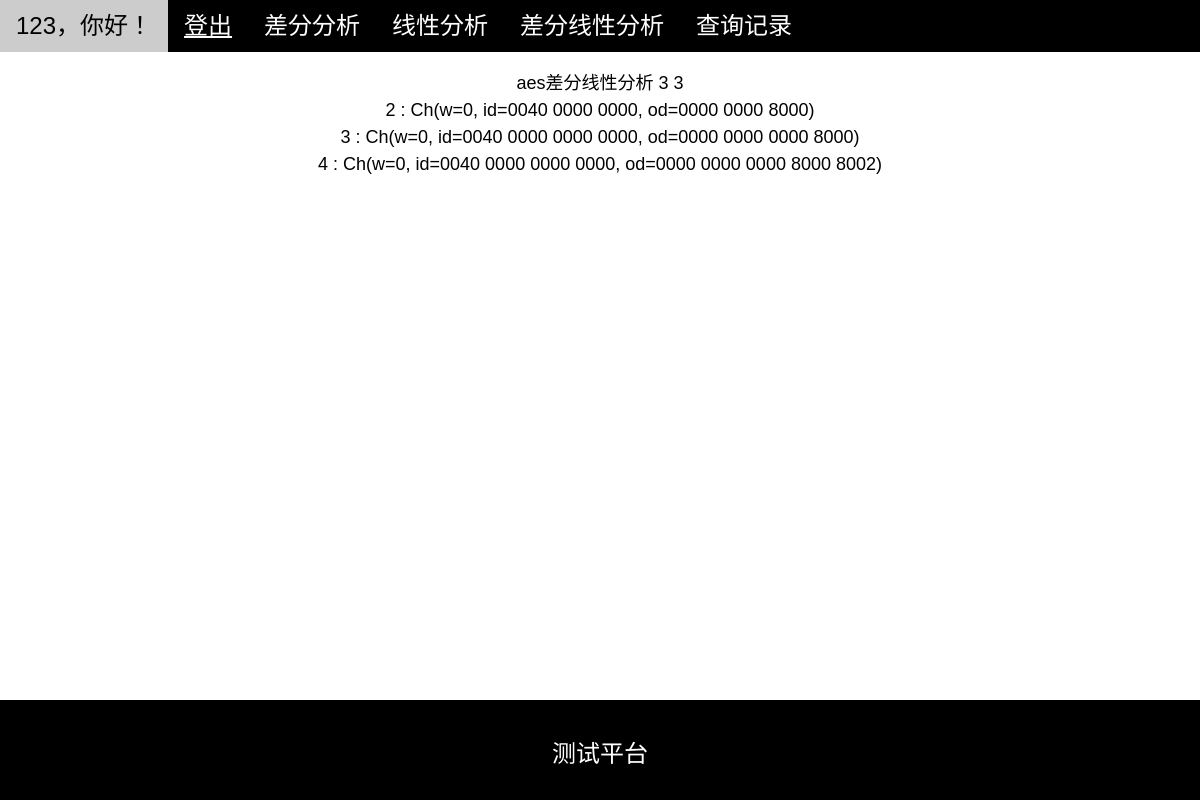
The page /history/3/ (signed in) on the database its author committed.
### demo/models.py (models this page shows, shortened)
class User(models.Model):
    username = models.CharField(max_length=10, unique=True)
    password = models.CharField(max_length=10)
    class Meta:
        ordering = ['id']

class MyModel(models.Model):
    string1 = models.CharField(max_length=10)
    string2 = models.CharField(max_length=10)
    create_time = models.DateTimeField(default = timezone.now)
    edit_time = models.DateTimeField(auto_now = True)
    result = models.TextField(null=True)

### demo/views.py (the view)
# urls.py: path('history/<int:id>/', views.history_detail_view, name='history_detail'),
def history_detail_view(request,id):
    if request.session.get('id') == None:
        return render(request, 'login.html')
    login_name = ''
    user = models.User.objects.get(id=request.session.get('id'))
    login_name = user.username
    record = MyModel.objects.all()[id-1]
    return render(request, 'history_detail.html', {'name':login_name,'record': record.result})

### templates/history_detail.html (shortened to what this page needs)
<!DOCTYPE html>
<html>
<head>
  <link rel="stylesheet" href="../../static/css/w3.css">
  <link rel="stylesheet" href="../../static/css/font-awesome.min.css">
</head>
<body>
  <div class="wrapper">
    <nav class="w3-bar w3-black w3-xlarge">
      <div class="w3-button w3-bar-item">{{ name }}，你好！</div>
      <div class="w3-button w3-bar-item"><a href="../../logout">登出</a></div>
      <a href="../../diff" class="w3-button w3-bar-item ">差分分析</a>
      <a href="../../linear" class="w3-button w3-bar-item">线性分析</a>
      <a href="../../difflinear" class="w3-button w3-bar-item">差分线性分析</a>
      <a href="../../history" class="w3-button w3-bar-item">查询记录</a>
    </nav>
    <section class="w3-container w3-center w3-content w3-large" style="max-width:1000px">
      <p>{{record|linebreaks}}</p>
    </section>
    <footer class="w3-container w3-padding-12 w3-center w3-black footer">
      <p class="w3-xlarge">
        测试平台
      </p>
  </div>
</body>
</html>

### static/css/w3.css (style rules this page uses)
*,*:before,*:after { box-sizing:inherit }
html { -ms-text-size-adjust:100%;-webkit-text-size-adjust:100% }
body { margin:0 }
article,aside,details,figcaption,figure,footer,header,main,menu,nav,section,summary { display:block }
a { background-color:transparent;-webkit-text-decoration-skip:objects }
html,body { font-family:Verdana,sans-serif;font-size:15px;line-height:1.5 }
html { overflow-x:hidden }
a { color:inherit }
.w3-btn,.w3-btn-block,.w3-button { border:none;display:inline-block;outline:0;padding:6px 16px;vertical-align:middle;overflow:hidden;text-decoration:none!important;color:#fff;background-color:#000;text-align:center;cursor:pointer;white-space:nowrap }
.w3-button { color:#000;background-color:#f1f1f1;padding:8px 16px }
.w3-btn,.w3-btn-floating,.w3-btn-floating-large,.w3-closenav,.w3-opennav,.w3-btn-block,.w3-button { -webkit-touch-callout:none;-webkit-user-select:none;-khtml-user-select:none;-moz-user-select:none;-ms-user-select:none;user-select:none }
.w3-bar { width:100%;overflow:hidden }
.w3-bar .w3-bar-item { padding:8px 16px;float:left;background-color:inherit;color:inherit;width:auto;border:none;outline:none;display:block }
.w3-bar .w3-button { background-color:inherit;color:inherit;white-space:normal }
.w3-container:after,.w3-container:before,.w3-panel:after,.w3-panel:before,.w3-row:after,.w3-row:before,.w3-row-padding:after,.w3-row-padding:before,.w3-cell-row:before,.w3-cell-row:after, .w3-topnav:after,.w3-topnav:before,.w3-clear:after,.w3-clear:before,.w3-btn-group:before,.w3-btn-group:after,.w3-btn-bar:before,.w3-btn-bar:after,.w3-bar:before,.w3-bar:after { content:"";display:table;clear:both }
.w3-content { max-width:980px;margin:auto }
.w3-large { font-size:18px!important }
.w3-xlarge { font-size:24px!important }
.w3-center { text-align:center!important }
.w3-padding-12 { padding-top:12px!important;padding-bottom:12px!important }
.w3-container { padding:0.01em 16px }
.w3-black,.w3-hover-black:hover { color:#fff!important;background-color:#000!important }

### templates/history_detail.html (style rules this page uses)
html, body { height: 100%; margin: 0; }
.wrapper { min-height: 100%; margin-bottom: -100px; }
.footer { position: fixed; left: 0px; bottom: 0px; width: 100%; height: 100px; background-color: #eee; z-index: 9999; }

### rows shown on the page
User: username "123"
MyModel: result "aes差分线性分析 3 3 2 : Ch(w=0, id=0040 0000 0000, od=0000 0000 8000) 3 : Ch(w=0, id=0040 0000 0000 0000, od=0000 0000 0000 8000) 4 : Ch(w=0, id=0040 0000 0000 0000, od=0000 0000 0000 8000 8002)"
